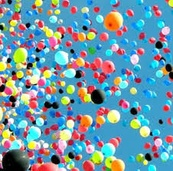
#> input picture indir.jpg, 173 x 171 px, shrunk from 226 x 223 before the run
$ python image_processing.py
#> lines starting #> are read from the running program, lines starting #| are printed output that depends on the picture
import cv2
import numpy as np
import matplotlib.pyplot as plt

# --- Görüntüyü Yükle ---
# 'orijinal_goruntu.jpg' yerine kendi dosya yolunuzu yazın.
# cv2.IMREAD_GRAYSCALE ile görüntüyü doğrudan gri seviyeli olarak okuyoruz.
image_path = 'indir.jpg'
orijinal_img = cv2.imread(image_path, cv2.IMREAD_GRAYSCALE)
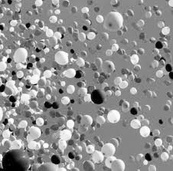
#> orijinal_img: shape (171, 173); min 0, max 255, mean 143.2

# Görüntü yüklenemezse hata ver
if orijinal_img is None:
    print(f"Hata: Görüntü yüklenemedi. Dosya yolunu kontrol edin: {image_path}")
    # Programı sonlandır veya bir varsayılan görüntü oluştur
else:
    print("Orijinal görüntü başarıyla yüklendi.")

# --- Yardımcı Fonksiyonlar (Histogram ve Karşılaştırma için) ---

def plot_histogram(ax, img, title):
    """Verilen matplotlib eksenine görüntünün histogramını çizer."""
    ax.hist(img.ravel(), 256, [0, 256])
    ax.set_title(title)
    ax.set_xlim([0, 256])

def show_comparison(orig, processed, method_name):
    """Orijinal ve işlenmiş görüntüyü ve histogramlarını yan yana gösterir."""

    # 2x2 bir çizim alanı oluştur
    fig, axes = plt.subplots(2, 2, figsize=(12, 10))

    # Orijinal Görüntü
    axes[0, 0].imshow(orig, cmap='gray')
    axes[0, 0].set_title('Orijinal Görüntü')
    axes[0, 0].axis('off')

    # Orijinal Histogram
    plot_histogram(axes[1, 0], orig, 'Orijinal Histogram')

    # İşlenmiş Görüntü
    axes[0, 1].imshow(processed, cmap='gray')
    axes[0, 1].set_title(f'{method_name} Sonucu')
    axes[0, 1].axis('off')

    # İşlenmiş Histogram
    plot_histogram(axes[1, 1], processed, f'{method_name} Histogramı')

    plt.tight_layout()
    plt.suptitle(f'Yöntem Karşılaştırması: {method_name}', fontsize=16, y=1.03)

    # Görseli kaydetmek için (Teslim Edilmesi Gerekenler 1)
    plt.savefig(f'sonuc_{method_name.lower().replace(" ", "_")}.png')
    plt.show()


# 1. Histogram Eşitleme
he_img = cv2.equalizeHist(orijinal_img)
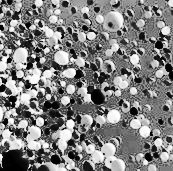
#> he_img: shape (171, 173); min 0, max 255, mean 128.8

# Sonuçları göster ve kaydet
show_comparison(orijinal_img, he_img, 'Histogram Eşitleme')


# 2. CLAHE
# Parametreler: clipLimit kontrastı sınırlar, tileGridSize ise görüntünün bölüneceği ızgara boyutudur.
clahe = cv2.createCLAHE(clipLimit=2.0, tileGridSize=(8, 8))
clahe_img = clahe.apply(orijinal_img)
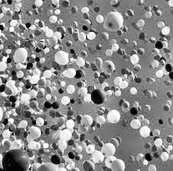
#> clahe_img: shape (171, 173); min 1, max 255, mean 139.1

# Sonuçları göster ve kaydet
show_comparison(orijinal_img, clahe_img, 'CLAHE')


# 3. Histogram Germe (Normalization)
# cv2.NORM_MINMAX, piksel değerlerini 0-255 aralığına gerer.
stretched_img = cv2.normalize(orijinal_img, None, 0, 255, cv2.NORM_MINMAX)

# Sonuçları göster ve kaydet
show_comparison(orijinal_img, stretched_img, 'Histogram Germe')
#> call 3 of show_comparison, with method_name = 'Histogram Germe'
#> in show_comparison (call 3), `plt.savefig(f'sonuc_{method_name.lower().replace(" ", "_")}.png')`:
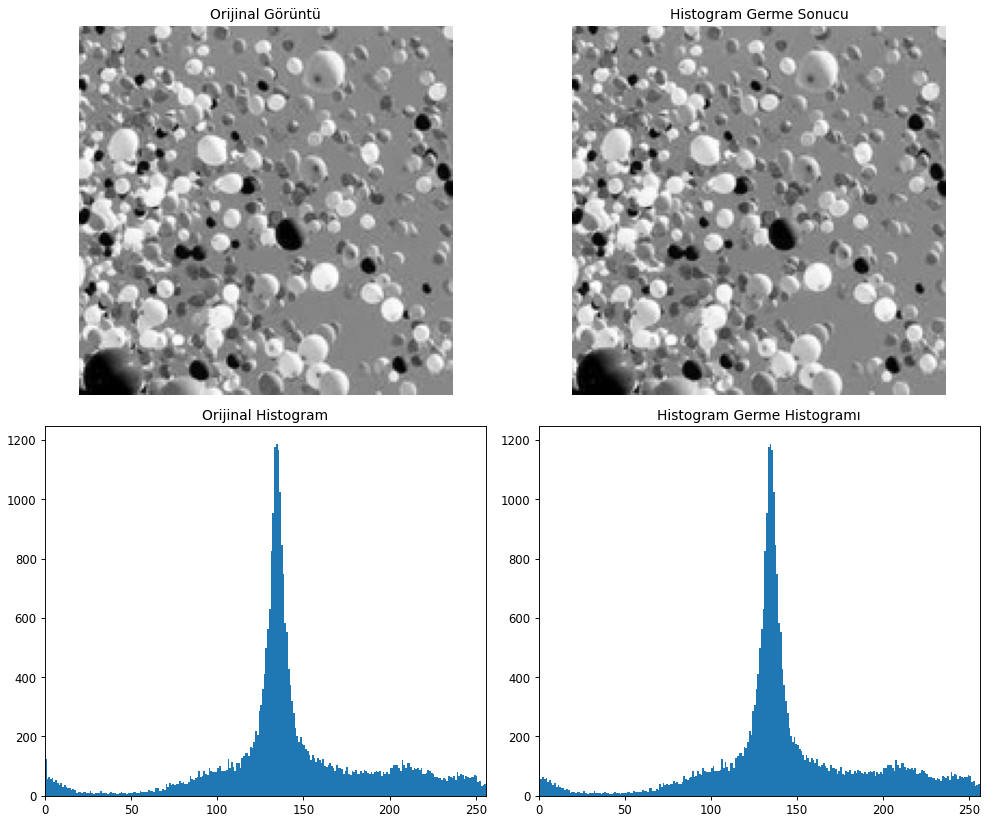
#> figure drawn by matplotlib, 4 panels; panel 3: tallest bar 1187 high, from x = 134 to 135; panel 4: tallest bar 1187 high, from x = 134 to 135


# 4. Logaritmik Dönüşüm (DÜZELTİLMİŞ KOD)

# NumPy veri tipi taşması (overflow) ve log(0) hatasından kaçınmak için
# görüntüyü önce float tipine dönüştürmeliyiz.
img_float = np.float64(orijinal_img)

# c sabitini hesaplarken de float versiyonun max değerini kullanalım
c = 255 / np.log(1 + np.max(img_float))
#> c = 45.99

# Log dönüşümünü ( s = c * log(1 + r) ) float dizi üzerinde uygula
log_img_float = c * (np.log(img_float + 1))
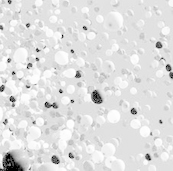
#> log_img_float: shape (171, 173) float64; min 0, max 255, mean 223.8

# İşlem bittikten sonra, sonucu tekrar 0-255 aralığındaki
# uint8 tipine güvenle dönüştürebiliriz.
log_img = np.array(log_img_float, dtype=np.uint8)

# Sonuçları göster ve kaydet
show_comparison(orijinal_img, log_img, 'Logaritmik Dönüşüm')


# 5. Gamma Dönüşümü
# Farklı gamma değerlerini deneyelim
gamma_values = [0.4, 1.0, 2.5]

for gamma in gamma_values:
    # Gamma düzeltmesi için bir 'lookup table' (arama tablosu) oluşturmak daha verimlidir.
    # Formül: s = 255 * (r / 255) ^ gamma
    lookUpTable = np.empty((1, 256), np.uint8)
    for i in range(256):
        lookUpTable[0, i] = np.clip(pow(i / 255.0, gamma) * 255.0, 0, 255)

    gamma_img = cv2.LUT(orijinal_img, lookUpTable)

    method_title = f'Gamma Dönüşümü (Gamma={gamma})'
    show_comparison(orijinal_img, gamma_img, method_title)
#> this loop made 3 passes
#> pass 1, `gamma_img = cv2.LUT(orijinal_img, lookUpTable)`:
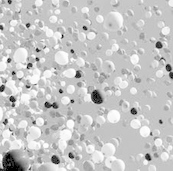
#> gamma_img: shape (171, 173); min 0, max 255, mean 197.9
#> pass 3, `gamma_img = cv2.LUT(orijinal_img, lookUpTable)`:
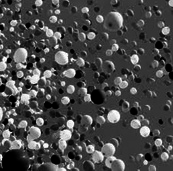
#> gamma_img: shape (171, 173); min 0, max 255, mean 71.4

# [6 lines of commented-out code are left out]

$ run again, with images.jpg copied over indir.jpg
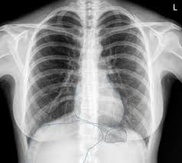
#> input picture images.jpg, 182 x 163 px, shrunk from 237 x 213 before the run
#> in show_comparison (call 3), `plt.savefig(f'sonuc_{method_name.lower().replace(" ", "_")}.png')`:
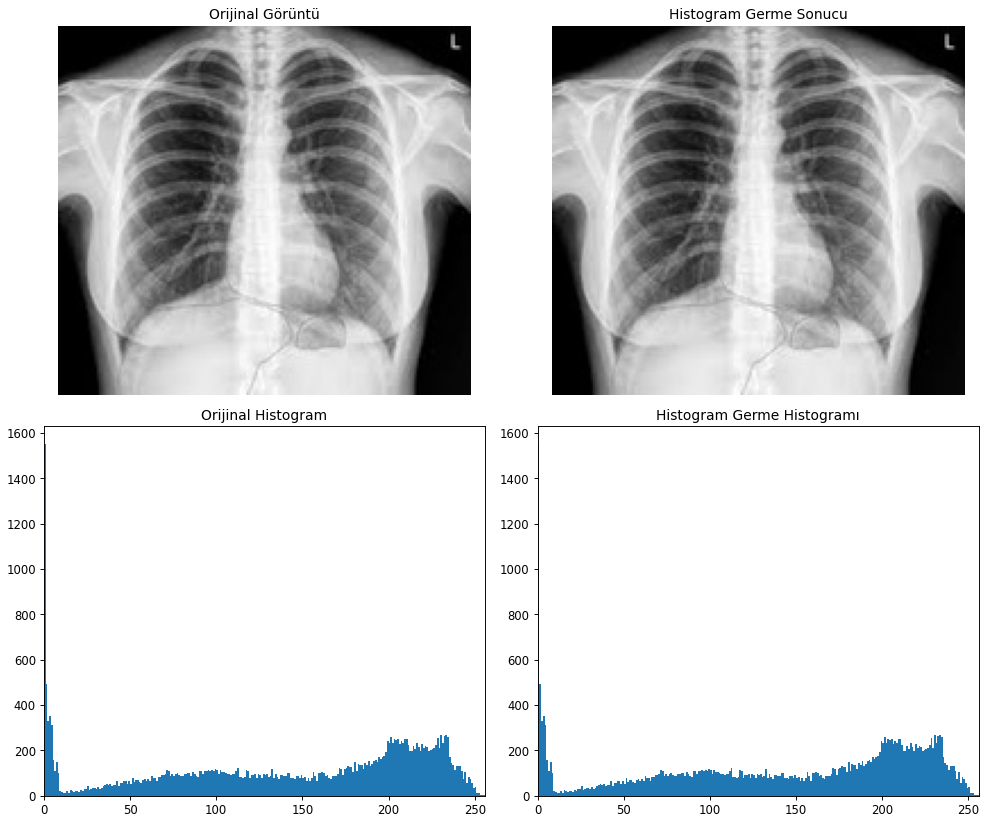
#> figure drawn by matplotlib, 4 panels; panel 3: tallest bar 1552 high, from x = 0 to 1; panel 4: tallest bar 1552 high, from x = 0 to 1
#> c = 45.99
#> the loop `for gamma in gamma_values: # Gamma düzeltmesi için bir 'lookup table' ..` made 3 passes
#> pass 3, `gamma_img = cv2.LUT(orijinal_img, lookUpTable)`:
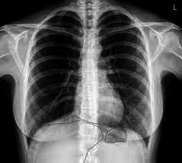
#> gamma_img: shape (163, 182); min 0, max 255, mean 87.9
